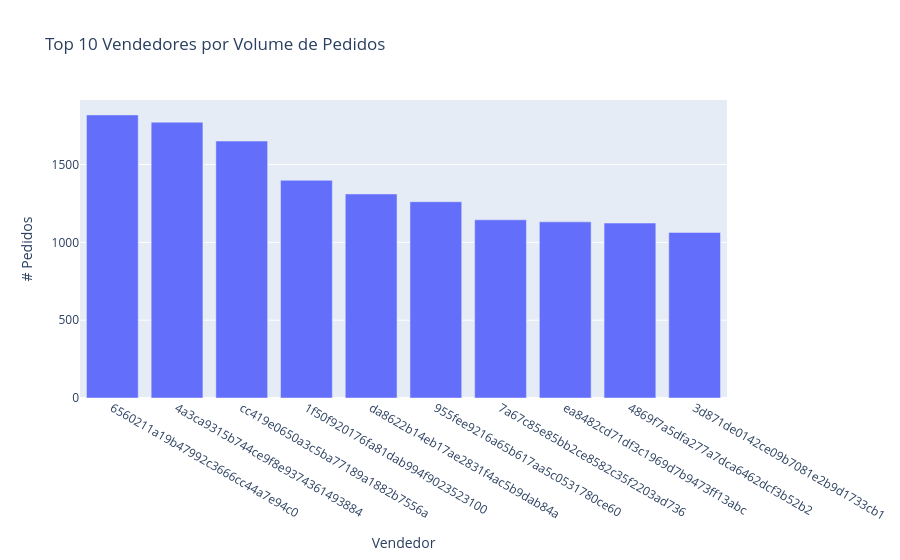
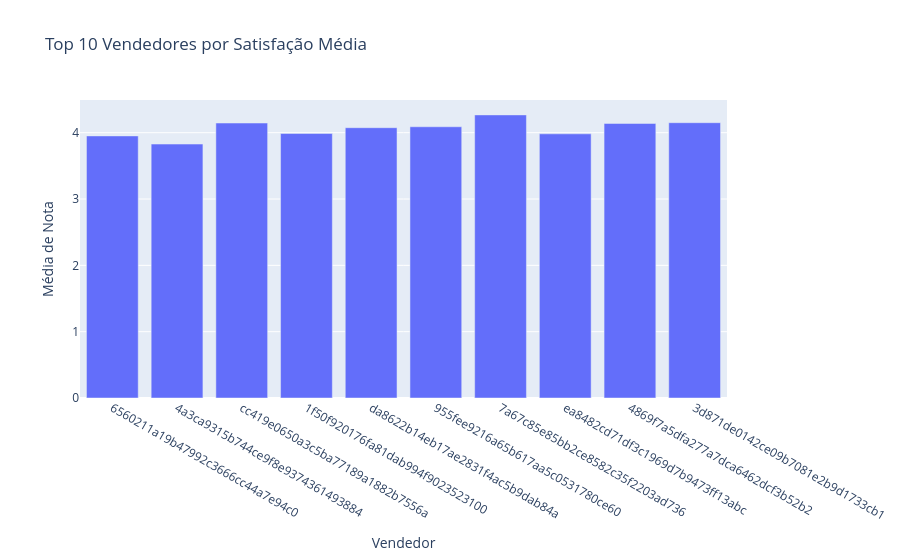
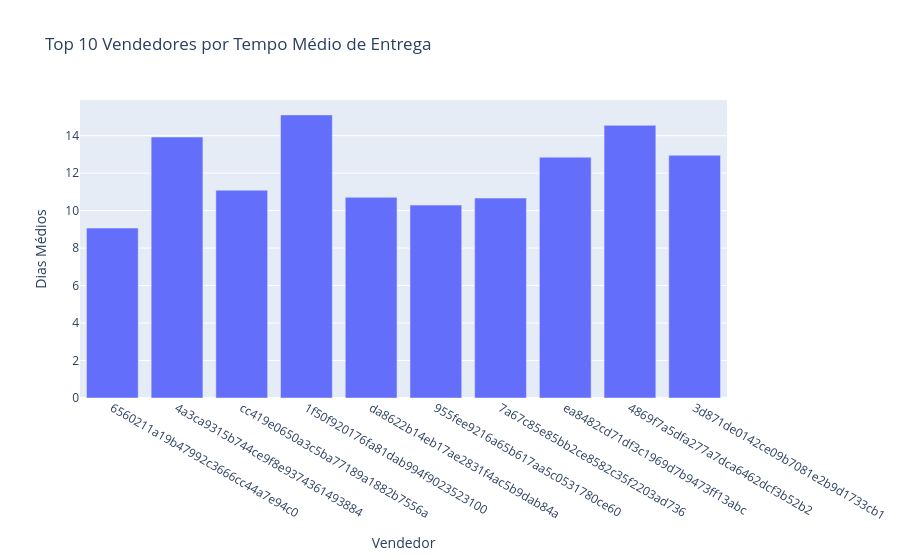

Write notebook code for charts like these, in order.
### Markdown cell above
## 4.4 Dashboard de análise dos vendedores  
Aqui avalio o desempenho de cada vendedor em termos de volume de pedidos, satisfação média dos clientes e tempo médio de entrega.

### Code cell
import pandas as pd
import plotly.express as px

# Carregar tabelas necessárias
orders = pd.read_csv(
    '../data/raw/olist_orders_dataset.csv',
    parse_dates=['order_purchase_timestamp','order_delivered_customer_date']
)
order_items   = pd.read_csv('../data/raw/olist_order_items_dataset.csv')
order_reviews = pd.read_csv('../data/raw/olist_order_reviews_dataset.csv')

# Filtrar apenas pedidos entregues e unir dados
df = (
    orders
    .dropna(subset=['order_delivered_customer_date'])
    .merge(order_items,   on='order_id', how='left')
    .merge(order_reviews[['order_id','review_score']], on='order_id', how='left')
)

# Calcular métricas por seller
seller_perf = (
    df.assign(
        delivery_days = lambda d: (d['order_delivered_customer_date'] - d['order_purchase_timestamp']).dt.days
    )
    .groupby('seller_id')
    .agg(
        volume        = ('order_id','nunique'),
        satisfaction  = ('review_score','mean'),
        avg_delivery  = ('delivery_days','mean')
    )
    .reset_index()
)

# Top 10 vendedores por volume
top10 = seller_perf.nlargest(10, 'volume')

# Gráficos interativos
fig1 = px.bar(top10, x='seller_id', y='volume',
              title='Top 10 Vendedores por Volume de Pedidos',
              labels={'seller_id':'Vendedor','volume':'# Pedidos'})
fig2 = px.bar(top10, x='seller_id', y='satisfaction',
              title='Top 10 Vendedores por Satisfação Média',
              labels={'seller_id':'Vendedor','satisfaction':'Média de Nota'})
fig3 = px.bar(top10, x='seller_id', y='avg_delivery',
              title='Top 10 Vendedores por Tempo Médio de Entrega',
              labels={'seller_id':'Vendedor','avg_delivery':'Dias Médios'})

fig1.show()
fig2.show()
fig3.show()

### Figure 1 — Plotly figure (JSON) as saved in the notebook; plotly's stock layout.template omitted (floating-point values rounded to 4 significant figures)
{"data": [{"hovertemplate": "Vendedor=%{x}<br># Pedidos=%{y}<extra></extra>", "legendgroup": "", "marker": {"color": "#636efa", "pattern": {"shape": ""}}, "name": "", "orientation": "v", "showlegend": false, "textposition": "auto", "type": "bar", "x": ["6560211a19b47992c3666cc44a7e94c0", "4a3ca9315b744ce9f8e9374361493884", "cc419e0650a3c5ba77189a1882b7556a", "1f50f920176fa81dab994f9023523100", "da8622b14eb17ae2831f4ac5b9dab84a", "955fee9216a65b617aa5c0531780ce60", "7a67c85e85bb2ce8582c35f2203ad736", "ea8482cd71df3c1969d7b9473ff13abc", "4869f7a5dfa277a7dca6462dcf3b52b2", "3d871de0142ce09b7081e2b9d1733cb1"], "xaxis": "x", "y": [1819, 1772, 1651, 1399, 1311, 1261, 1145, 1132, 1124, 1064], "yaxis": "y"}], "layout": {"barmode": "relative", "legend": {"tracegroupgap": 0}, "title": {"text": "Top 10 Vendedores por Volume de Pedidos"}, "xaxis": {"anchor": "y", "domain": [0, 1], "title": {"text": "Vendedor"}}, "yaxis": {"anchor": "x", "domain": [0, 1], "title": {"text": "# Pedidos"}}}}

### Figure 2 — Plotly figure (JSON) as saved in the notebook; plotly's stock layout.template omitted (floating-point values rounded to 4 significant figures)
{"data": [{"hovertemplate": "Vendedor=%{x}<br>Média de Nota=%{y}<extra></extra>", "legendgroup": "", "marker": {"color": "#636efa", "pattern": {"shape": ""}}, "name": "", "orientation": "v", "showlegend": false, "textposition": "auto", "type": "bar", "x": ["6560211a19b47992c3666cc44a7e94c0", "4a3ca9315b744ce9f8e9374361493884", "cc419e0650a3c5ba77189a1882b7556a", "1f50f920176fa81dab994f9023523100", "da8622b14eb17ae2831f4ac5b9dab84a", "955fee9216a65b617aa5c0531780ce60", "7a67c85e85bb2ce8582c35f2203ad736", "ea8482cd71df3c1969d7b9473ff13abc", "4869f7a5dfa277a7dca6462dcf3b52b2", "3d871de0142ce09b7081e2b9d1733cb1"], "xaxis": "x", "y": [3.952, 3.829, 4.146, 3.988, 4.075, 4.089, 4.268, 3.983, 4.139, 4.151], "yaxis": "y"}], "layout": {"barmode": "relative", "legend": {"tracegroupgap": 0}, "title": {"text": "Top 10 Vendedores por Satisfação Média"}, "xaxis": {"anchor": "y", "domain": [0, 1], "title": {"text": "Vendedor"}}, "yaxis": {"anchor": "x", "domain": [0, 1], "title": {"text": "Média de Nota"}}}}

### Figure 3 — Plotly figure (JSON) as saved in the notebook; plotly's stock layout.template omitted (floating-point values rounded to 4 significant figures)
{"data": [{"hovertemplate": "Vendedor=%{x}<br>Dias Médios=%{y}<extra></extra>", "legendgroup": "", "marker": {"color": "#636efa", "pattern": {"shape": ""}}, "name": "", "orientation": "v", "showlegend": false, "textposition": "auto", "type": "bar", "x": ["6560211a19b47992c3666cc44a7e94c0", "4a3ca9315b744ce9f8e9374361493884", "cc419e0650a3c5ba77189a1882b7556a", "1f50f920176fa81dab994f9023523100", "da8622b14eb17ae2831f4ac5b9dab84a", "955fee9216a65b617aa5c0531780ce60", "7a67c85e85bb2ce8582c35f2203ad736", "ea8482cd71df3c1969d7b9473ff13abc", "4869f7a5dfa277a7dca6462dcf3b52b2", "3d871de0142ce09b7081e2b9d1733cb1"], "xaxis": "x", "y": [9.068, 13.93, 11.09, 15.11, 10.71, 10.29, 10.67, 12.85, 14.55, 12.95], "yaxis": "y"}], "layout": {"barmode": "relative", "legend": {"tracegroupgap": 0}, "title": {"text": "Top 10 Vendedores por Tempo Médio de Entrega"}, "xaxis": {"anchor": "y", "domain": [0, 1], "title": {"text": "Vendedor"}}, "yaxis": {"anchor": "x", "domain": [0, 1], "title": {"text": "Dias Médios"}}}}
